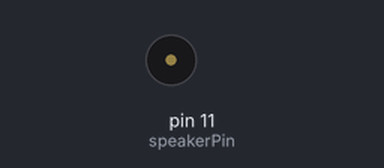
A sketch run on a simulated Arduino Uno, built with avr-gcc and run on an emulated ATmega328P. On the bench: buzzer (waves = sounding).

Above: at 1.4 s.
At 29.26 s:
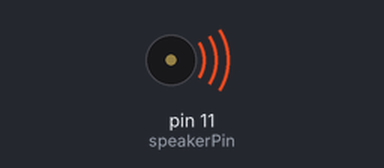
Timing chart, 0 to 29.6 s (numbered marks = the images above):
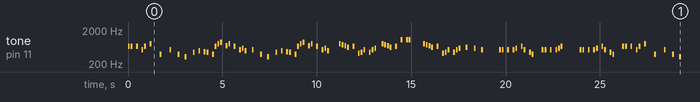

Measured:
- by itself, tone on pin 11 (speakerPin): plays 659 Hz for 0.10 s, 659 Hz for 0.10 s, 659 Hz for 0.10 s, 523 Hz for 0.10 s, 659 Hz for 0.10 s, 783 Hz for 0.10 s … (493 notes in this stretch)

The sketch:

sketch_super_mario_theme.ino
```cpp
/* This example uses a piezo speaker to play melodies.  It sends
 * a square wave of the appropriate frequency to the piezo, generating
 * the corresponding tone.
 *
 * The calculation of the tones is made following the mathematical
 * operation:
 *
 *       timeHigh = period / 2 = 1 / (2 * toneFrequency)
 *
 * where the different tones are described as in the table:
 *
 * note 	frequency 	period 	timeHigh
 * c 	        261 Hz 	        3830 	1915
 * d 	        294 Hz 	        3400 	1700
 * e 	        329 Hz 	        3038 	1519
 * f 	        349 Hz 	        2864 	1432
 * g 	        392 Hz 	        2550 	1275
 * a 	        440 Hz 	        2272 	1136
 * b 	        493 Hz 	        2028	1014
 * C	        523 Hz	        1912 	956
 *
 * http://www.arduino.cc/en/Tutorial/Melody
 */

int speakerPin = 11;

int length = 295; // the number of notes
char notes[] = "EE E CE G  g  C  g e  a b ia gEGA FG E CDb C  g e  a b ia gEGA FG E CDb  GNFR E uaC aCD GNFR E 1 11   GNFR E uaC aCD L  D C   CC C CD EC ag  CC C CDE  CC C CD EC ag  EE E CE G  g  C  g e  a b ia gEGA FG E CDb C  g e  a b ia gEGA FG E CDb EC g u aF Fa  bAAAGFEC ag  EC g u aF Fa  bF FFEDCe ec  "; // a space represents a rest
float beats[] = { 1, 1, 1, 1, 1, 1, 1, 1, 1, 1, 2, 1, 1, 2, 1, 1, 1, 1, 2, 1, 1, 1, 1, 1, 1, 1, 1, 1, 1, 1, 1, 1, 1, 1, 1, 1, 1, 1, 1, 1, 1, 1, 2, 1, 1, 1, 1, 2, 1, 1, 1, 1, 1, 1, 1, 1, 1, 1, 1, 1, 1, 1, 1, 1, 1, 1, 1, 1, 1, 1, 1, 2, //Page 1
                2, 1, 1, 1, 1, 1, 1, 1, 1, 1, 1, 1, 1, 1, 1, 2, 1, 1, 1, 1, 1, 1, 1, 1, 1, 1, 1, 1, 2, 2, 1, 1, 1, 1, 1, 1, 1, 1, 1, 1, 1, 1, 1, 1, 2, 1, 1, 1, 1, 2, 1, 1, 2, 4, //Page 2
                1, 1, 1, 1, 1, 1, 1, 1, 1, 1, 1, 1, 1, 1, 2, 1, 1, 1, 1, 1, 1, 1, 1, 4, 4, 1, 1, 1, 1, 1, 1, 1, 1, 1, 1, 1, 1, 1, 1, 2, 1, 1, 1, 1, 1, 1, 1, 1, 1, 1, 2, 1, 1, 2, //Page4
                1, 1, 1, 1, 2, 1, 1, 1, 1, 1, 1, 1, 1, 1, 1, 1, 1, 1, 1, 1, 1, 1, 1, 1, 1, 1, 1, 1, 2, 1, 1, 1, 1, 2, 1, 1, 1, 1, 1, 1, 1, 1, 1, 1, 1, 1, 1, 1, 1, 1, 1, 1, 1, 1, 1, 1, 1, 2, //Page 5
                1, 1, 1, 1, 2, 1, 1, 1, 1, 1, 1, 1, 1, 2, 1.3, 1.3, 1.3, 1.3, 1.3, 1.3, 1, 1, 1, 1, 1, 1, 2, 1, 1, 1, 1, 2, 1, 1, 1, 1, 1, 1, 1, 1, 2, 1, 1, 1, 1, 1.3, 1.3, 1.3, 1, 1, 1, 1, 1, 1, 2 }; //Page 6

int tempo = 95;

void playTone(int ton1, int duration) {
  for (long i = 0; i < duration * 1000L; i += ton1) {
    tone(speakerPin, ton1);
    delayMicroseconds(ton1);
  }
  noTone(speakerPin);
}

void playNote(char note, int duration) {
//                        c    c#   d    d#   e    f    f#   g    g#   a    a#   b
  char names[] = { ' ',  '!', '2', '3', '4', '5', '6', '7', '8', '9', '0', '-', '=', 'c', 'd', 'e', 'f', 'g', 'a', 'b', 'C', 'D', 'E', 'F', 'G', 'A', 'B', 'i', 'N', 'R', 'u',  '1', 'L', 'k'}; // [i = b flat] [N = G flat] [R = D#] [u = g#] [1 = C oct. 5] [L = E flat]
  int tones[] =  {   0, 1046, 138, 146, 155, 164, 174, 184, 195, 207, 220, 233, 246, 261, 293, 329, 349, 391, 440, 493, 523, 587, 659, 698, 783, 880, 987, 466, 740, 622, 415, 1046, 622u, 227};

  // play the tone corresponding to the note name
  for (int i = 0; i < 34; i++) {
    if (names[i] == note) {
      playTone(tones[i], duration);
    }
  }
}

void setup() {
  pinMode(speakerPin, OUTPUT);
}

void loop() {
  for (int i = 0; i < length; i++) {
    if (notes[i] == ' ') {
      delay(beats[i] * tempo); // rest
    } else {
      playNote(notes[i], beats[i] * tempo);
    }

    // pause between notes
    delay(tempo / 2);
  }
}
```
